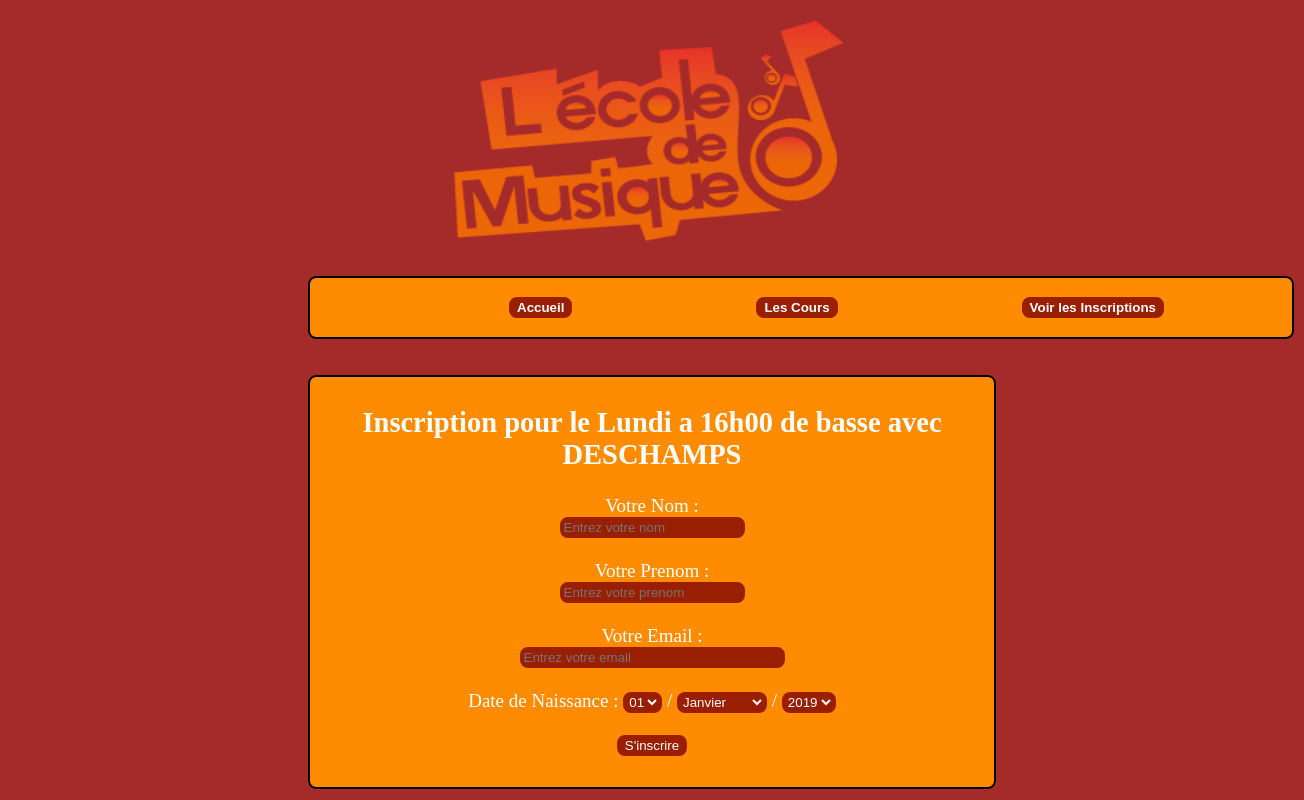
The app's page /index.php?action=inscription&numero=2 with its own data.
### tables this page shows
CREATE TABLE `cours` (
  `id_cours` int(3) NOT NULL,
  `dates_cours` int(1) DEFAULT NULL,
  `heure_cours` char(5) DEFAULT NULL,
  `id_enseignant` int(3) DEFAULT NULL,
  `id_type` int(3) DEFAULT NULL
);

CREATE TABLE `enseignant` (
  `id_enseignant` int(3) NOT NULL,
  `nom_enseignant` char(50) DEFAULT NULL,
  `prenom_enseignant` char(15) DEFAULT NULL,
  `dateNaissance_enseignant` date DEFAULT NULL
);

### modele/fonctions.php (called while the page is built, shortened)
<?php
function getLeCour($leCour)
{
	$bdd=connect();
	$ceCour = array();
	$Jour = array("","Lundi","Mardi","Mercredi","Jeudi","Vendredi","Samedi","Dimanche");
	$sqlCour=$bdd->prepare("SELECT * FROM cours WHERE id_cours=".$leCour);
	$sqlCour->execute(array($leCour));
	$infoCour= $sqlCour->fetch(PDO::FETCH_OBJ);
		$ceCour['id']= $infoCour->id_cours ;
		$ceCour['date']= $Jour[$infoCour->dates_cours] ;
		$ceCour['heure']= $infoCour->heure_cours ;
		$idEnseignant = $infoCour->id_enseignant ;
		$idType = $infoCour->id_type ;
	$sqlEnseignant=$bdd->prepare("SELECT nom_enseignant , prenom_enseignant FROM enseignant WHERE id_enseignant=".$idEnseignant);
	$sqlEnseignant->execute(array($idEnseignant));
	$leProf= $sqlEnseignant->fetch(PDO::FETCH_OBJ);
	$nom = strtoupper ($leProf->nom_enseignant);
	$prenom = $leProf->prenom_enseignant;
		$ceCour['nom']=$nom;
		$ceCour['prenom']=$prenom;
	$sqlType=$bdd->prepare("SELECT * FROM type_cours WHERE id_type=".$idType);
	$sqlType->execute(array($idType));
	$leType= $sqlType->fetch(PDO::FETCH_OBJ);
	$type= $leType->libelle_type;
		$ceCour['type']=$type;
	return $ceCour ;
}
?>

### vues/v_formulaireInscription.php (the view, shortened to what this page needs)
<br><br>
<div align='center' class='fieldsetInscription'>
	<fieldset>
		<?php
		extract($_GET);
		if(!empty($numero))
		{
			$leCours = getLeCour($numero);
		echo "<center><h2>	Inscription pour le ".$leCours['date']." a ".$leCours['heure']." de ".$leCours['type']." avec ".$leCours['nom']."	</h2></center>";
		}
		?>
		<form method='POST' action='index.php?action=validerInscription'>
			Votre Nom : <br>
			<input type='text' name='nomDeLinscrit' placeholder="Entrez votre nom">
			<br><br>
			Votre Prenom : <br>
			<input type='text' name='prenomDeLinscrit' placeholder="Entrez votre prenom">
			<br><br>
			Votre Email : <br>
			<input type='text' name='emailDeLinscrit' placeholder="Entrez votre email" size=30>
			<br><br>
			Date de Naissance :
			<select name="Jour">
				<?php for($i=1 ; $i <32 ; $i++)
				{
					if($i<10)
					{
						echo"<option value=0".$i.">0".$i."</option>";
					}
					else
					{
						echo"<option value=".$i.">".$i."</option>";
					}
				} ?>
			</select>
			/
			<?php $mois=['Janvier','Fevrier','Mars','Avril','Mai','Juin','Juillet','Aout','Septembre','Octobre','Novembre','Decembre']; ?>
			<select name='Mois'>
				<?php for($i=1 ; $i<13 ; $i++)
				{
					if($i<10)
					{
						echo"<option value=0".$i.">".$mois[$i-1]."</option>";
					}
					else
					{
						echo"<option value=".$i.">".$mois[$i-1]."</option>";
					}
				}?>
			</select>
			/
			<?php $anneeActuelle=date('Y');?>
			<select name='Annee'>
				<?php for ($i=$anneeActuelle ; $i > 1900 ; $i--)
				{
					echo"<option value=".$i.">".$i."</option>";
				}?>
			</select>
			<br><br>
			<input type='submit' value="S'inscrire">
		</form>
	</fieldset>
</div>

### css/cssGeneral.css (style rules this page uses)
body { background-color: brown; }
.fieldsetInscription fieldset { background-color:FF8C00; margin-left: 300px; margin-right: 300px; border:2px solid black; -moz-border-radius:8px; -webkit-border-radius:8px; color:white; font-size : 19px; }
.fieldsetInscription input, select { background-color: #991f00; border-radius: 8px; color: white ; border: 2px solid #991f00; }

### records on screen
cours: id_enseignant+id_type "Lundi", id_enseignant+id_type "16h00", id_enseignant+id_type "basse", id_enseignant+id_type "DESCHAMPS"

### other values on screen
form field Mois "Janvier"
form field Annee "2019"
